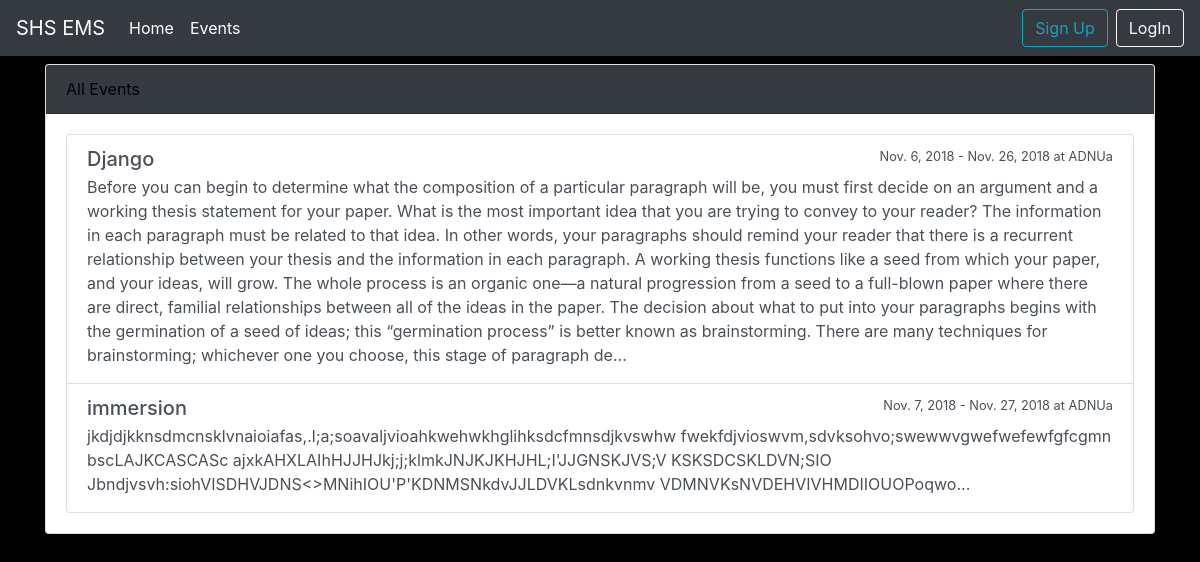
/events/, run on an earlier commit of the app's database.
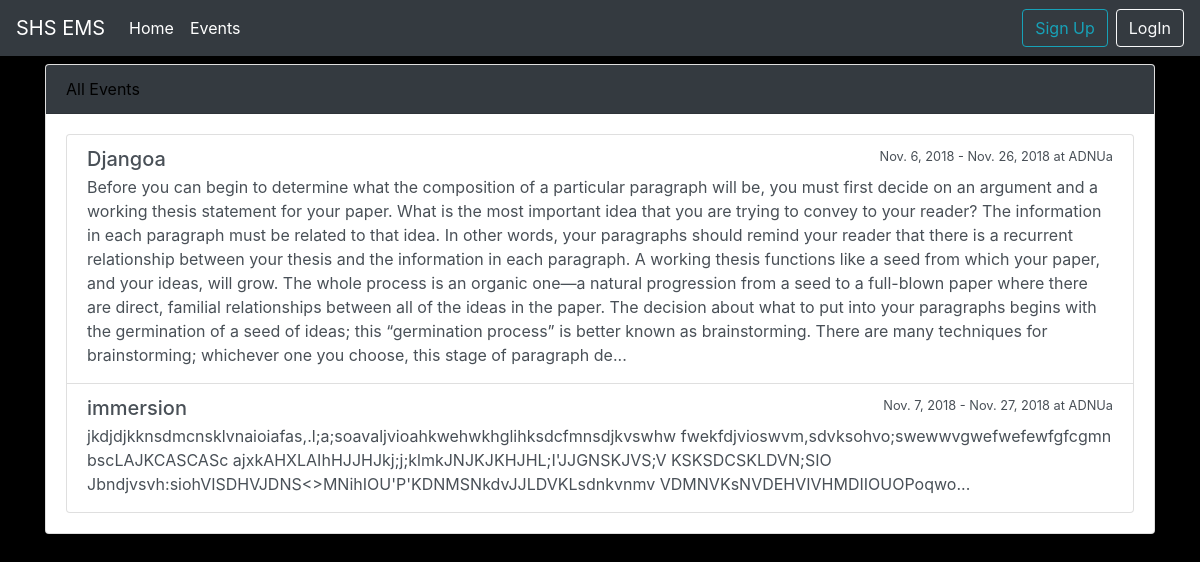
And on a later commit of the database.
### events/models.py (models this page shows, shortened)
class Event(models.Model):
    name = models.CharField("Name of Events",
        max_length = 100, default = "")
    description = models.TextField("Description",
        max_length = 2000, blank = True)
    max_slots = models.IntegerField("Max Slots",
        blank = True, null = True)
    date_from = models.DateField("Start Date")
    date_to = models.DateField("End Date")
    time_from = models.TimeField("Start Time")
    time_to = models.TimeField("End Time")
    venue = models.CharField("Venue", max_length = 100)
    date_created = models.DateTimeField("Date Created", auto_now_add = True)
    creator = models.ForeignKey(to="users.Participant", on_delete = models.CASCADE)

### events/views.py (the view)
# urls.py: path("events/",EventListView.as_view(),
class EventListView(ListView):
    model = Event
    template_name= "event_list.html"
    context_object_name ="event_list"

### templates/event_list.html (shortened to what this page needs)
{% extends "base.html" %}
{% block content %}
<div class="card mt-2 " style="color: black">
    <div class="card-header bg-dark">
        All Events
    </div>
        <div class="card-body">
            <div class="list-group"style="color: black">
                {% for event in event_list %}
                    <a href="{% url 'event_detail' event.pk %}" class="list-group-item list-group-item-action flex-column align-items-start">
                            <div class="d-flex w-100 justify-content-between">
                                <h5 class="mb-1">{{ event.name }} </h5>
                                <small>{{ event.date_from }} - {{ event.date_to }} at {{ event.venue }} </small>
                            </div>
                              <p class="mb-1">{{ event.description | slice:":1000" }}...</p>
                    </a>
                {% endfor %}
            </div>
        </div>
</div>
{% endblock %}

What changed in the data, as far as the page shows it:
changed Event: name "Django" → "Djangoa"
